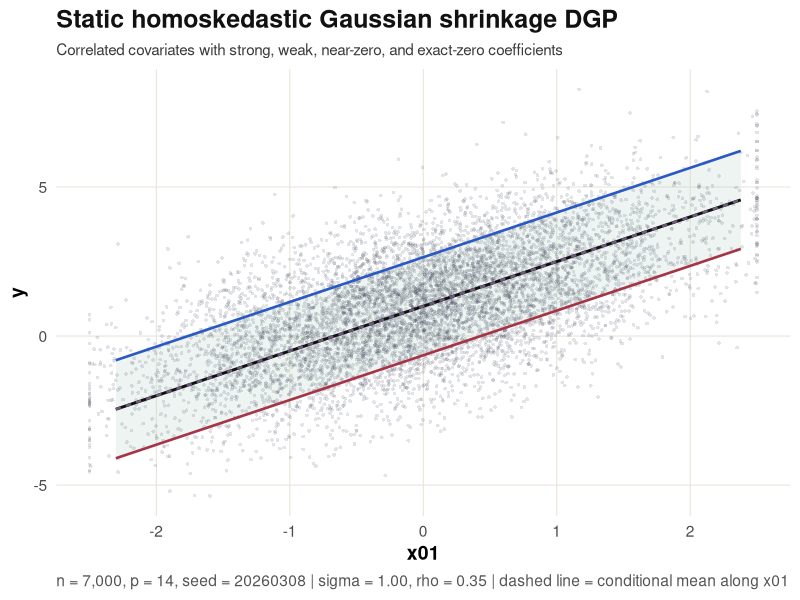
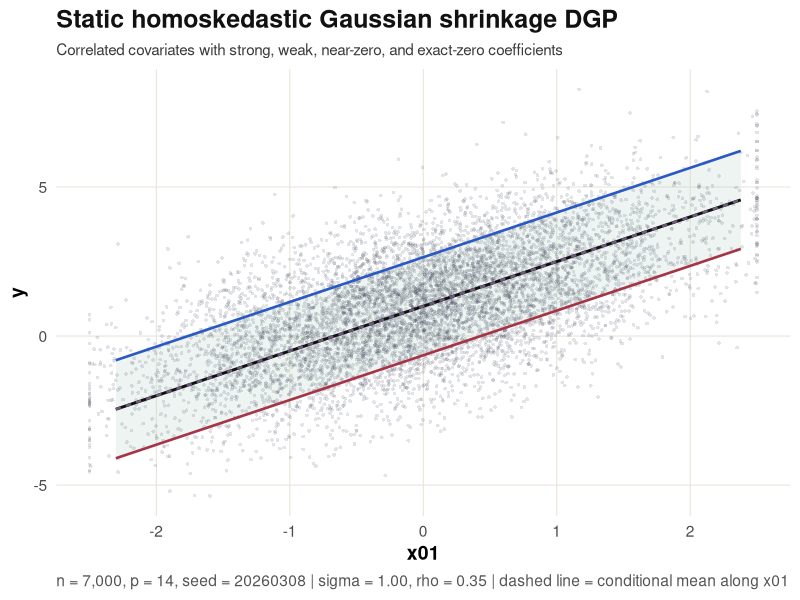

These figures' R source, in order:
#!/usr/bin/env Rscript

suppressPackageStartupMessages({
  library(ggplot2)
})

safe_int <- function(x, default) {
  v <- suppressWarnings(as.integer(x)[1])
  if (!is.finite(v) || is.na(v)) default else v
}

safe_num <- function(x, default) {
  v <- suppressWarnings(as.numeric(x)[1])
  if (!is.finite(v) || is.na(v)) default else v
}

safe_chr <- function(x, default) {
  v <- as.character(x)[1]
  if (!nzchar(v) || is.na(v)) default else v
}

systematic_rank_subsample <- function(x, target_n) {
  n <- length(x)
  if (target_n >= n) return(seq_len(n))
  pos <- floor(seq(0, n - 1, length.out = target_n)) + 1L
  pos <- unique(pos)
  if (length(pos) < target_n) {
    fill <- setdiff(seq_len(n), pos)
    pos <- c(pos, fill[seq_len(target_n - length(pos))])
    pos <- sort(pos)
  }
  pos[seq_len(target_n)]
}

compose_quantiles <- function(mu, sigma, q_std) {
  sweep(
    matrix(rep(q_std, each = length(mu)), nrow = length(mu)),
    1L,
    sigma,
    `*`
  ) + mu
}

out_root <- safe_chr(
  Sys.getenv(
    "EXDQLM_STATIC_SHRINK_OUT_ROOT",
    "results/function_testing_20260308_static_homoskedastic_shrinkage_gaussian"
  ),
  "results/function_testing_20260308_static_homoskedastic_shrinkage_gaussian"
)
n_total <- safe_int(Sys.getenv("EXDQLM_STATIC_SHRINK_N", "7000"), 7000L)
target_n <- safe_int(Sys.getenv("EXDQLM_STATIC_SHRINK_TARGET_N", "5000"), 5000L)
seed <- safe_int(Sys.getenv("EXDQLM_STATIC_SHRINK_SEED", "20260308"), 20260308L)
rho <- safe_num(Sys.getenv("EXDQLM_STATIC_SHRINK_RHO", "0.35"), 0.35)
sigma0 <- safe_num(Sys.getenv("EXDQLM_STATIC_SHRINK_SIGMA", "1.0"), 1.0)
beta0 <- safe_num(Sys.getenv("EXDQLM_STATIC_SHRINK_BETA0", "1.0"), 1.0)
x_main_clip <- safe_num(Sys.getenv("EXDQLM_STATIC_SHRINK_XMAIN_CLIP", "2.5"), 2.5)

beta_slopes <- c(
  1.50, -1.10, 0.75, -0.55,
  0.20, -0.15,
  0.06, -0.04, 0.02,
  0.00, 0.00, 0.00, 0.00, 0.00
)
coef_groups <- c(
  "strong", "strong", "moderate", "moderate",
  "small", "small",
  "near_zero", "near_zero", "near_zero",
  "zero", "zero", "zero", "zero", "zero"
)

stopifnot(length(beta_slopes) == length(coef_groups))

if (n_total < 500L) stop("n_total must be at least 500")
if (target_n < 200L || target_n > n_total) stop("target_n must satisfy 200 <= target_n <= n_total")
if (!(sigma0 > 0)) stop("sigma must be positive")
if (!(rho >= 0 && rho < 1)) stop("rho must lie in [0, 1)")

set.seed(seed)

p_levels <- seq(0.05, 0.95, by = 0.05)
q_std <- stats::qnorm(p_levels)
p_names <- sprintf("%.2f", p_levels)
feature_names <- sprintf("x%02d", seq_along(beta_slopes))
coef_names <- c("(Intercept)", feature_names)

p_cov <- length(beta_slopes)
Sigma_x <- outer(seq_len(p_cov), seq_len(p_cov), function(i, j) rho ^ abs(i - j))
Z <- matrix(stats::rnorm(n_total * p_cov), nrow = n_total, ncol = p_cov)
X_raw <- Z %*% chol(Sigma_x)
X_cov <- scale(X_raw)
colnames(X_cov) <- feature_names
X <- cbind("(Intercept)" = 1, X_cov)

mu_x <- as.numeric(beta0 + X_cov %*% beta_slopes)
sigma_x <- rep(sigma0, n_total)
z_std <- stats::rnorm(n_total)
y <- mu_x + sigma_x * z_std
q_obs <- compose_quantiles(mu_x, sigma_x, q_std)
colnames(q_obs) <- sprintf("q_%03d", as.integer(round(100 * p_levels)))

beta_by_tau <- vapply(
  p_levels,
  function(tau) {
    c(beta0 + stats::qnorm(tau) * sigma0, beta_slopes)
  },
  numeric(length(coef_names))
)
rownames(beta_by_tau) <- coef_names
colnames(beta_by_tau) <- p_names

coef_truth <- do.call(
  rbind,
  lapply(seq_along(p_levels), function(j) {
    tau <- p_levels[j]
    data.frame(
      tau = tau,
      term = coef_names,
      beta_truth = beta_by_tau[, j],
      group = c("intercept", coef_groups),
      abs_truth = abs(beta_by_tau[, j]),
      is_zero = c(FALSE, beta_slopes == 0),
      is_near_zero = c(FALSE, abs(beta_slopes) > 0 & abs(beta_slopes) < 0.10),
      is_signal = c(FALSE, abs(beta_slopes) >= 0.10),
      stringsAsFactors = FALSE
    )
  })
)

series_wide <- data.frame(
  row_id = seq_len(n_total),
  y = y,
  mu = mu_x,
  x_main = X_cov[, 1],
  sigma = sigma_x,
  stringsAsFactors = FALSE
)
series_wide <- cbind(series_wide, as.data.frame(X_cov, check.names = FALSE), as.data.frame(q_obs, check.names = FALSE))

series_long <- do.call(
  rbind,
  lapply(seq_along(p_levels), function(j) {
    data.frame(
      row_id = seq_len(n_total),
      tau = p_levels[j],
      y = y,
      q = q_obs[, j],
      mu = mu_x,
      x_main = X_cov[, 1],
      sigma = sigma_x,
      stringsAsFactors = FALSE
    )
  })
)

x_main_grid <- seq(
  quantile(X_cov[, 1], probs = 0.01),
  quantile(X_cov[, 1], probs = 0.99),
  length.out = 1200L
)
mu_grid <- beta0 + beta_slopes[1] * x_main_grid
q_grid_mat <- compose_quantiles(mu_grid, rep(sigma0, length(x_main_grid)), q_std)
q_grid <- do.call(
  rbind,
  lapply(seq_along(p_levels), function(j) {
    data.frame(
      x_main = x_main_grid,
      tau = p_levels[j],
      q = q_grid_mat[, j],
      stringsAsFactors = FALSE
    )
  })
)

sim_output <- list(
  y = y,
  q = q_obs,
  p = p_levels,
  info = list(
    scenario = "static_homoskedastic_gaussian_shrinkage",
    params = list(
      beta0 = beta0,
      beta_slopes = beta_slopes,
      sigma0 = sigma0,
      rho = rho,
      p_covariates = p_cov,
      n = n_total,
      noise_family = "normal"
    ),
    burnin = 0L,
    R_mc = 0L,
    seed = seed,
    quantile_truth_method = "exact_normal_closed_form"
  ),
  extras = list(
    X = X,
    x_main = as.numeric(X_cov[, 1]),
    mu = mu_x,
    sigma = sigma_x,
    q_std = q_std,
    noise_family = "normal",
    z_std = z_std,
    coef_truth = coef_truth,
    beta_mean = c(beta0, beta_slopes),
    beta_by_tau = beta_by_tau,
    coef_groups = c("intercept", coef_groups)
  )
)

dir.create(out_root, recursive = TRUE, showWarnings = FALSE)
write.csv(series_wide, file.path(out_root, "series_wide.csv"), row.names = FALSE)
write.csv(series_long, file.path(out_root, "series_long.csv"), row.names = FALSE)
write.csv(q_grid, file.path(out_root, "true_quantile_grid.csv"), row.names = FALSE)
write.csv(coef_truth, file.path(out_root, "coef_truth.csv"), row.names = FALSE)
saveRDS(sim_output, file.path(out_root, "sim_output.rds"))
saveRDS(
  list(
    timestamp = format(Sys.time(), "%Y-%m-%d %H:%M:%S"),
    seed = seed,
    beta0 = beta0,
    beta_slopes = beta_slopes,
    sigma0 = sigma0,
    rho = rho,
    n_total = n_total,
    target_n = target_n,
    truth_method = "exact_normal_closed_form"
  ),
  file.path(out_root, "run_config.rds")
)

sample_df <- data.frame(
  x_main = pmin(pmax(X_cov[, 1], -x_main_clip), x_main_clip),
  y = y,
  stringsAsFactors = FALSE
)
ribbon_df <- data.frame(
  x_main = x_main_grid,
  q05 = q_grid_mat[, which.min(abs(p_levels - 0.05))],
  q50 = q_grid_mat[, which.min(abs(p_levels - 0.50))],
  q95 = q_grid_mat[, which.min(abs(p_levels - 0.95))],
  mu = mu_grid,
  stringsAsFactors = FALSE
)

plt <- ggplot(sample_df, aes(x = x_main, y = y)) +
  geom_ribbon(data = ribbon_df, aes(x = x_main, ymin = q05, ymax = q95), inherit.aes = FALSE,
              fill = "#B7D1C4", alpha = 0.24) +
  geom_point(shape = 16, size = 0.95, alpha = 0.13, color = "#1F2A44") +
  geom_line(data = ribbon_df, aes(x = x_main, y = q05), inherit.aes = FALSE, color = "#A63446", linewidth = 0.9) +
  geom_line(data = ribbon_df, aes(x = x_main, y = q50), inherit.aes = FALSE, color = "#111111", linewidth = 1.0) +
  geom_line(data = ribbon_df, aes(x = x_main, y = q95), inherit.aes = FALSE, color = "#2B59C3", linewidth = 0.9) +
  geom_line(data = ribbon_df, aes(x = x_main, y = mu), inherit.aes = FALSE, color = "#6D597A", linewidth = 0.9, linetype = "22") +
  labs(
    title = "Static homoskedastic Gaussian shrinkage DGP",
    subtitle = "Correlated covariates with strong, weak, near-zero, and exact-zero coefficients",
    x = "x01",
    y = "y",
    caption = sprintf(
      "n = %s, p = %d, seed = %d | sigma = %.2f, rho = %.2f | dashed line = conditional mean along x01",
      format(n_total, big.mark = ","),
      p_cov,
      seed,
      sigma0,
      rho
    )
  ) +
  theme_minimal(base_size = 14) +
  theme(
    plot.title = element_text(face = "bold", size = 18, color = "#111111"),
    plot.subtitle = element_text(size = 11, color = "#3A3A3A"),
    axis.title = element_text(face = "bold"),
    panel.grid.minor = element_blank(),
    panel.grid.major.x = element_line(color = "#E8E2D6", linewidth = 0.35),
    panel.grid.major.y = element_line(color = "#E8E2D6", linewidth = 0.35),
    plot.caption = element_text(hjust = 0, color = "#555555")
  )

ggsave(file.path(out_root, "shrinkage_gaussian_quantiles.png"), plot = plt, width = 13.5, height = 8.5, dpi = 160)
ggsave(file.path(out_root, "shrinkage_gaussian_quantiles.pdf"), plot = plt, width = 13.5, height = 8.5, dpi = 160)

ord <- order(X_cov[, 1], seq_len(n_total))
idx <- ord[systematic_rank_subsample(X_cov[ord, 1], target_n)]
sub_root <- file.path(out_root, sprintf("fit_input_subsample_tt%d_xmain_sorted", target_n))
dir.create(sub_root, recursive = TRUE, showWarnings = FALSE)

subset_sim <- sim_output
subset_sim$y <- as.numeric(sim_output$y[idx])
subset_sim$q <- as.matrix(sim_output$q[idx, , drop = FALSE])
subset_sim$extras$X <- as.matrix(sim_output$extras$X[idx, , drop = FALSE])
subset_sim$extras$x_main <- as.numeric(sim_output$extras$x_main[idx])
subset_sim$extras$mu <- as.numeric(sim_output$extras$mu[idx])
subset_sim$extras$sigma <- as.numeric(sim_output$extras$sigma[idx])
subset_sim$extras$z_std <- as.numeric(sim_output$extras$z_std[idx])
subset_sim$extras$source_index <- as.integer(idx)
subset_sim$extras$source_n <- as.integer(n_total)
subset_sim$info$subsample <- list(
  source_root = out_root,
  source_n = as.integer(n_total),
  target_n = as.integer(target_n),
  selection_method = "systematic_rank_x01",
  sorted_by = "x01"
)
if (!is.null(subset_sim$info$params$n)) subset_sim$info$params$n <- as.integer(target_n)

saveRDS(subset_sim, file.path(sub_root, "sim_output.rds"))
write.csv(series_wide[idx, , drop = FALSE], file.path(sub_root, "series_wide.csv"), row.names = FALSE)
write.csv(series_long[series_long$row_id %in% idx, , drop = FALSE], file.path(sub_root, "series_long.csv"), row.names = FALSE)
write.csv(data.frame(row_id = seq_along(idx), source_index = idx, x_main = X_cov[idx, 1]), file.path(sub_root, "selection_indices.csv"), row.names = FALSE)
file.copy(file.path(out_root, "coef_truth.csv"), file.path(sub_root, "coef_truth.csv"), overwrite = TRUE)
file.copy(file.path(out_root, "true_quantile_grid.csv"), file.path(sub_root, "true_quantile_grid.csv"), overwrite = TRUE)

meta_lines <- c(
  "Static homoskedastic Gaussian shrinkage scenario",
  "-----------------------------------------------",
  sprintf("scenario_root: %s", out_root),
  sprintf("n_total: %d", n_total),
  sprintf("target_n: %d", target_n),
  sprintf("p_covariates: %d", p_cov),
  sprintf("sigma0: %.4f", sigma0),
  sprintf("rho: %.4f", rho),
  sprintf("seed: %d", seed),
  "beta groups: strong, moderate, small, near_zero, zero",
  sprintf("saved sim_output.rds: %s", file.path(out_root, "sim_output.rds")),
  sprintf("saved fit_input_subsample: %s", sub_root)
)
writeLines(meta_lines, file.path(out_root, "meta.txt"))

cat(sprintf("Prepared static shrinkage scenario under: %s\n", out_root))
